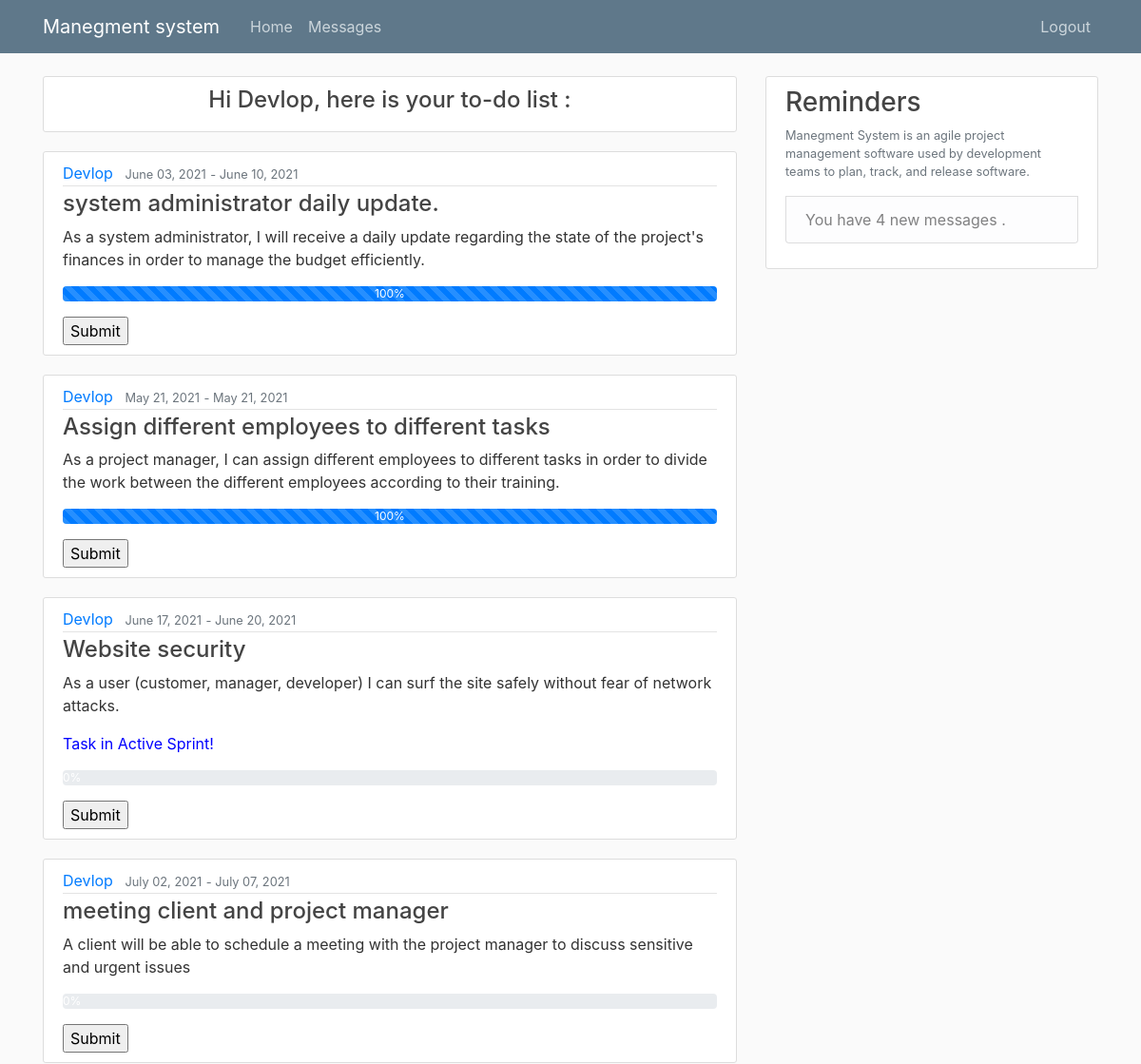
Before: /Devlop/ (signed in, upper part) with the older database file.
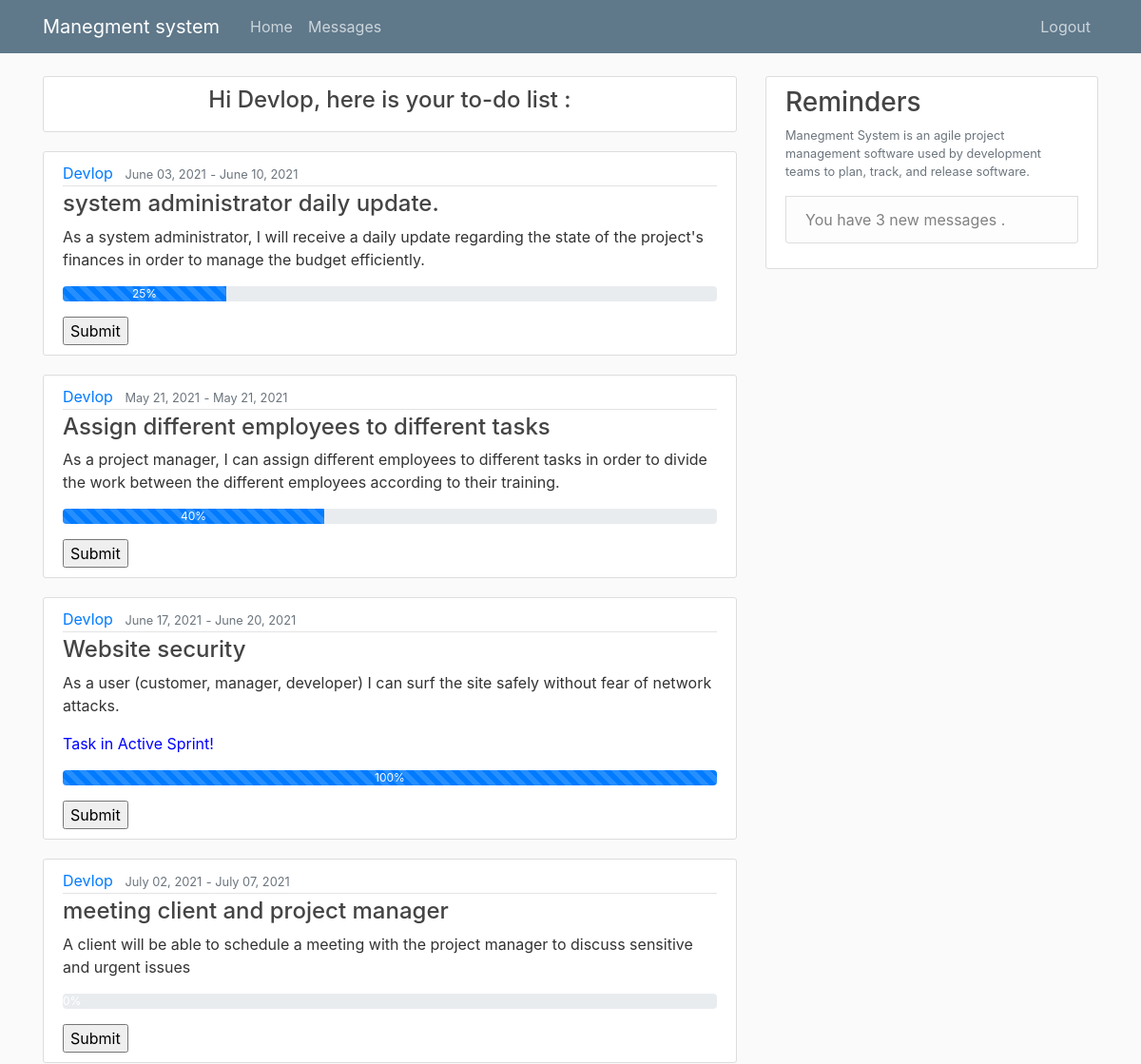
After: the same page with the newer database file.
### work/models.py (models this page shows, shortened)
class Task(models.Model):
    startTime = models.DateField(null=False)
    endTime = models.DateField(null=False)
    inCharge = models.ForeignKey(User, on_delete=models.CASCADE)
    workDone = models.IntegerField(default=0, validators=[MaxValueValidator(100), MinValueValidator(0)])
    lastUpdate = models.DateTimeField(null=False)
    cost = models.FloatField(null=False, default=0)
    TaskName = models.CharField(max_length=300, null=False)
    Description = models.TextField(max_length=500, null=True)
    projectnum = models.ForeignKey(project, on_delete=models.CASCADE)
    inSprint = models.BooleanField(default=False)

### pages/views.py (the view)
# urls.py: path('Devlop/', DevlopHome_views, name='DevlopHome_views'),
def DevlopHome_views(request):
    filt = request.user.id
    obj = Task.objects.all().filter(inCharge=filt)
    obj2 = {'name': request.user.username}
    msgcount = Messages.objects.all().filter(reciver=request.user.id, readConf=False).count()
    return render(request, "DevlopHome.html", {'tasks': obj, 'name': obj2, 'msgcount': msgcount})

### templates/DevlopHome.html (shortened to what this page needs)
{% extends "Base.html" %}
{% block content %}
    <article class="media content-section">
          <div class="media-body">
            {% for a in name %}
            <h4><a class="article-title" > <center>Hi {{ name.name }}, here is your to-do list :</center></a></h4>
              </div>
        </article>
    {% endfor %}
    {% for task in tasks %}
        <article class="media content-section">
          <div class="media-body">
            <div class="article-metadata">
              <a class="mr-2" href="#">{{ task.inCharge }}</a>
              <small class="text-muted">{{ task.startTime|date:"F d, Y" }}</small>
                <small class="text-muted"> - </small>
              <small class="text-muted">{{ task.endTime|date:"F d, Y" }}</small>
            </div>
            <h4><a class="article-title" href="/Devlop/{{ task.id }}/">{{ task.TaskName }}</a></h4>
            <p class="article-content">{{ task.Description }}</p>
                  {% if task.inSprint %}
                      <p><a class="mr-2" style="color:blue;" >Task in Active Sprint!</a></p>
                  {% endif %}
              <div class="progress">
            <div class="progress-bar progress-bar-striped progress-bar-animated" role="progressbar"  aria-valuemin="0" aria-valuemax="100" aria-valuenow="0" style="width: {{task.workDone}}%">{{task.workDone}}%</div>
              </div>
              <p>
                <form action="{% url 'work_done' task.id %}" method="POST">
                     <input type="submit" name="Submit">
                 </form>
                </div>
        </article>
    {% endfor %}
{% endblock content %}

Changed rows visible on the page:
changed Task "system administrator daily update.": workDone "100" → "25"
changed Task "Assign different employees to different tasks": workDone "100" → "40"
changed Task "Website security": workDone "0" → "100"; now shows "%"
Other visible differences:
{{ msgcount }}: "4" → "3"
